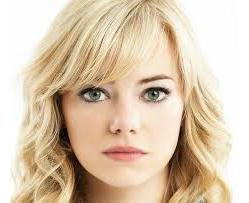
#> input picture augmented_image_209.jpg, 249 x 203 px, found by its file name
$ python Eyes-detction.py
#> lines starting #> are read from the running program, lines starting #| are printed output that depends on the picture; after the words box and inside, x2 and y2 are one past the last pixel; in counts of white or black regions, pixels touching at a corner belong together
import cv2
import matplotlib.pyplot as plt

face_cascade = cv2.CascadeClassifier('C:/Users/zahid/Desktop/haarcascade_eye.xml')
img = cv2.imread('C:/Users/zahid/Desktop/DL_Projects/Mask Detectioon/Dataset/test/without mask/without mask/augmented_image_209.jpg')
#> img is the input picture: shape (203, 249, 3); mean B, G, R 174.3, 198.6, 218.8
gray = cv2.cvtColor(img, cv2.COLOR_BGR2GRAY)
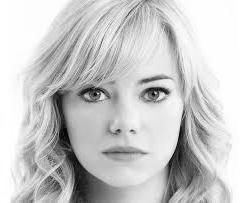
#> gray: shape (203, 249); min 1, max 255, mean 201.8
faces = face_cascade.detectMultiScale(gray, 1.1, 4)
#> faces = [[73, 74, 40, 40], [136, 77, 34, 34]]
for (x, y, w, h) in faces:
    cv2.rectangle(img, (x, y), (x+w, y+h), (255, 0, 0))
#> this loop made 2 passes
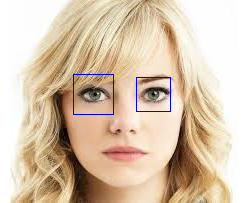
#> img: shape (203, 249, 3); 0.59% of pixels changed, all inside (x1, y1, x2, y2) = (73, 74, 171, 115)

fin_img = cv2.cvtColor(img, cv2.COLOR_BGR2RGB)
plt.imshow(fin_img)
